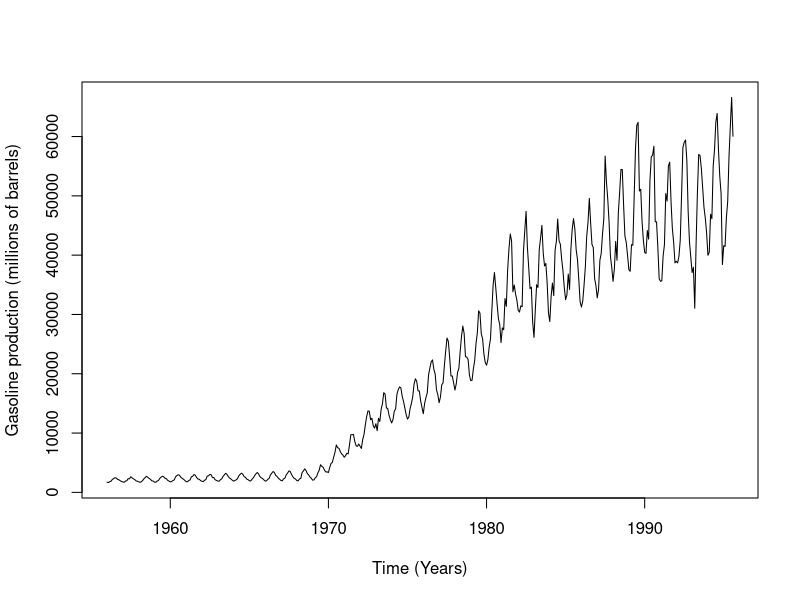
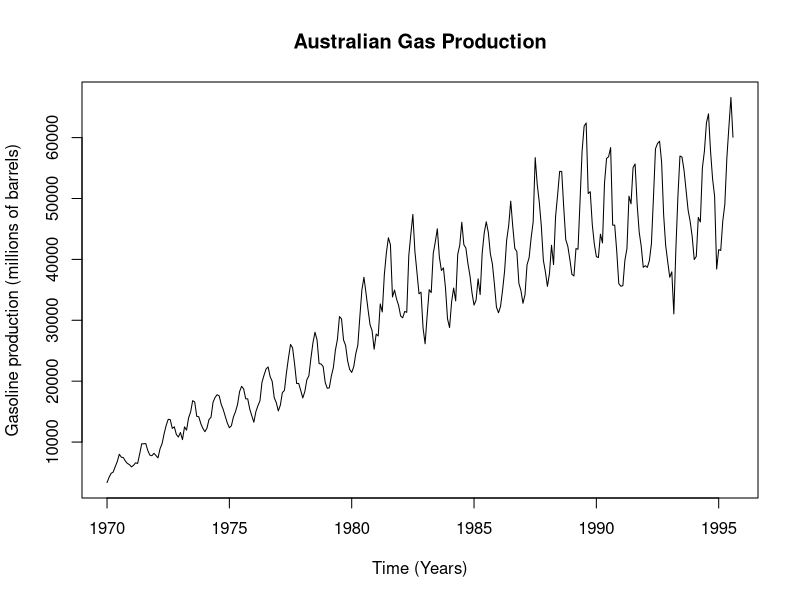

R code for these plots, in order: (Note: this script raises an error after producing the figures.)
############# Importing required libraries
library(forecast)
library(lubridate)
library(tseries)
library(datasets)
library(ggplot2)

############# Importing in-built dataset of monthly gasoline production 
gas_prod <- forecast::gas
df_gas <- as.data.frame(gas_prod)

############ Examine the time series 
plot(df_gas, xlab = 'Time (Years)', ylab = 'Gasoline production (millions of barrels)')
# we can observe that there isn't much growth in gasoline production till 1970. 
# From 1970 onwards, there is growing trend in gasoline production

### We will consider data from 1970 onwards in order to avoid old irrelevant data and get good forecasting model
class(df_gas)
class(gas_prod)
gas_aft1970 <- window(gas_prod, start = c(1970,1), frequency = 12)
df_gas_aft1970 <- as.data.frame(gas_aft1970)


### Descriptive Statistics of df_gas_aft1970 dataset
summary(df_gas_aft1970)

########################### Plots and graphs ###########################################################
####  Time series plot
plot(df_gas_aft1970, xlab = 'Time (Years)', ylab = 'Gasoline production (millions of barrels)', main = 'Australian Gas Production')
# from the above ts plot we can observe increasing trend, seasonality (period = 12) 
#and multiplicative ts model as the periodical fluctuations are growing with time

#### Histogram
df_gas__aft1970$x <- as.numeric(df_gas_aft1970$x)
hist(df_gas_aft1970$x, col = 'Green')
# from the histogram plot we can see that the distribution is not normal and is a bi modal distribution

#### Monthplot
monthplot(df_gas_aft1970$x)
# from the monthplot, we can observe that there is increasing production in gas month after month till July.
# after July it declines. However, there is an overall increase in production of gas year after year
# The inrease and then decrease in production within each year also indicates presence of seasonality 

#### Seasonplot
seasonplot(df_gas_aft1970$x, year.labels = T, col = 1:40)
# season plot also clearly shows increase in production till July and its declination from August onwards
# This pattern is repeated every year and shows seasonality


#### Polar Plot
ggseasonplot(df_gas_aft1970$x , polar = T)
# Polar plot indicates highest growth in gas prodn. in the month of July

#### Lag Plot : "gglagplot" will plot time series against lagged versions of themselves. 
#Helps visualising 'auto-dependence' even when auto-correlations vanish.
gglagplot(gas_aft1970)
# each color in the lag plot indicates month of the variable in the y-axis.Lines are connected in chronological order.
# We can observe strong positive relationship in lag 12 indicating strong seasonality in the data


##################### DECOMPOSITION OF TIME SERIES DATA INTO ITS COMPONENTS ############################
# From the time series PLOT, we can observe the time series is an additive model i.e, y = T + S + I
# decomposing the time series data into their respective components

gas.ts = ts(gas_aft1970,frequency = 4)
decompose.ts = decompose(gas.ts, type = 'additive')
plot(decompose.ts)

# From the decomposition plot, we can observe :
# 1. There is a positive trend over the years
# 2. There is a strong seasonality with constant variance over the years
# 3. There is constant variance in the random component till mid 1970s'



############################### Detecting outliers in time series data and replacing them with appropriate numeric values #########################
# tsoutliers() function uses Multiple Seasonal - Trend decomposition using Loess method (mstl) to identify outliers
# MSTL method estimates seasonal and trend components on high frequency data (like hourly, minutely, monthly data)
# other than annual data, and removes it from original data, On the remainder component it detects outliers using 
# IQR method and replaces those.
# for estimating trend component it uses Friedmen's super smoother method (supsmu)

# y(t) = T + S + R

# S_estimate => using MSTL method

# strength of seasonality :
# F(s) = 1 - Var(yt - T_est - S_est)/Var(yt - T_est)
# If F(s) > 0.6, yt* = yt - S_est
# If F(s) <= 0.6 , yt* = yt

# T_est  => using SUPSMU method

# R_est = yt* - T_est => remainder values in ts data

# Q1 => 25th percentile of remainder values ; Q3 => 75th percentile of remainder values
# IQR = Q3 - Q1
# If R_est < (Q1 - 3*IQR) or R_est > (Q3 +3*IQR), then that value is considered as outlier

# The outlier value identified is replaced using linear interpolation method, which uses neigbouring observations

# tsclean() is another function in R forecast package which uses outlier detection and replacement
# in similar manner but along with that it also replaces missing values using linear interpolation method

# first we will identify if there are any missing values and use the function accordingly

sum(is.na(df_gas_aft1970$x))
# there are no missing values, hence we will use tsoutliers() function

tsoutliers(gas_aft1970)


########### Periodicity
frequency(gas_aft1970)
# since, result is 12, it is a monthly time series dataset



############### Stationary #####################
# We want our time series to be stationary (i.e, const. mean, const. var.,and const. co-var over time)
# We will use Augmented Dickey - Fuller test in order to check stationarity.
# If the data is not stationary, we will use differencing method in order to do so


adf.test(gas_aft1970)
# ts data is stationary (p-value < significance value = 0.05, hence , reject null hyp. so, time series 
# is stationary)


################# Modelling - ARIMA #############################

##### 1. Examining the acf & pacf plot
acf(gas_aft1970, main = 'Autocorrelation plot - Gas Production')
pacf(gas_aft1970, main = 'Partial - Autocorrelation plot - Gas Production')
# By looking at ACF plot, due to its decay pattern in a sinusoidal way, it indicates presence of strong seasonality,
# we will use seasonal differencing in order to do so

##### Seasonal Differencing
diff1 <- diff(gas_aft1970,differences = 12)
acf(diff1)
pacf(diff1)

# Looking at PACF & ACF plots of diff1, it indicates p = 3 & q = 3 (max lag beyond which it is insignificant )
# So, we will try ARIMA(3,0,3)(0,1,0)[12] model

######### ARIMA(3,0,3)(0,1,0) Model
arima1 <- arima(x = gas_aft1970, order = c(3,0,3), seasonal = list(order = c(0,1,0),period = 12))
summary(arima1)


## In order to assess the current model, we will use train & validation data from given dataset
train.ts = window(gas_aft1970, start = 1970, end = c(1993,12))
validate.ts = window(gas_aft1970, start = 1994)

autoplot(train.ts , series = 'Train') +
  autolayer(validate.ts , series = 'Validation') +
  ggtitle("Australia gas training and validation data") +
  xlab("Year") + ylab("Production") +
  guides(colour = guide_legend(title = 'Forecast'))


#####  Model 1 : Training ARIMA(3,0,3)(0,1,0)[12] on training data set and validating it on validation dataset
arima2 <- arima(x = train.ts, order = c(3,0,3), seasonal = list(order = c(0,1,0), period = 12))
summary(arima2) # AIC = 4984.97

####  Actual vs Forecast on Validation dataset
forecast2 <- as.data.frame(forecast(arima2, h = 20))
VectorErr <- cbind(validate.ts , forecast2[,1])
ts.plot(VectorErr, col = c("blue", "red"), main = "Gas Production : Actual vs Forecast - ARIMA(3,0,3)(0,1,0)[12] model")
legend("bottomright", legend = c('Actual', 'Forecast'), col = c('blue', 'red'), cex = 0.5, lty = 1:1)
# By comparing plot, the results of forecast looks fine with less error

#### Accuracy of ARIMA(3,0,3)(0,1,0)[12] model
accuracy(forecast(arima2, h = 20), validate.ts)

# Forecast plot of next 12 months
plot(forecast(arima2, h = 12), ylab = "Gas production", xlab = "Year")



##### Validating the ARIMA model
# In this step, we will check whether the residuals :
# 1. are white noise or not. In other words, we will check whether they are having constant mean & variance over time using ACF & PACF plots
# 2. are normally distributed or not using histogram & q-q plot
# 3. will use Box-Ljung test to validate model
acf(arima2$residuals, main = 'ACF plot of residuals of arima2 model')
pacf(arima2$residuals, main = 'PACF plot of residuals of arima2 model')

plot(density(arima2$residuals))
qqnorm(arima2$residuals)
qqline(arima2$residuals)

Box.test(arima2$residuals, type = 'Ljung-Box')


# 1. By looking at ACF & PACF plot of residuals we will need to add seasonal components for q & p
# 2. By looking at q-q plot, we may need to do transformation on time series data . Commonly used transformation
# is log transformation
# 3. In Ljung-Box test, since p-value is > significance level, hence we will accept Null Hypothesis
# i.e Model is a good fit

# we will build two models 1st we will add seasonal p & q para. in arima2 model
# second model we will used log transformed data to build another arima model

####################### Validating second model ################

# Model - 2 : ARIMA(3,0,3)(1,1,1)[12]
arima3 <- arima(x = train.ts, order = c(3,0,3), seasonal = list(order = c(1,1,1), period = 12))
summary(arima3) # AIC = 4962.7



####  Actual vs Forecast on Validation dataset
forecast3 <- as.data.frame(forecast(arima3, h = 20))
VectorErr_1 <- cbind(validate.ts , forecast2[,1])
ts.plot(VectorErr_1, col = c("blue", "red"), main = "Gas Production : Actual vs Forecast - ARIMA(3,0,3)(1,1,1)[12] model")
legend("bottomright", legend = c('Actual', 'Forecast'), col = c('blue', 'red'), cex = 0.5, lty = 1:1)
# By comparing plot, the results of forecast looks fine with lesser error than arima2 model

#### Accuracy of ARIMA(3,0,3)(1,1,1)[12] model
accuracy(forecast(arima3, h = 20), validate.ts)

# Forecast plot of next 12 months
plot(forecast(arima3, h = 12), ylab = "Gas production", xlab = "Year")


#### Residuals tests
acf(arima3$residuals, main = 'ACF plot of residuals of arima3 model')
pacf(arima3$residuals, main = 'PACF plot of residuals of arima3 model')

plot(density(arima3$residuals))
qqnorm(arima3$residuals)
qqline(arima3$residuals)

Box.test(arima3$residuals, type = 'Ljung-Box') # p-value > significance level : Accept H0 => Model is good fit

# This model seems to perform better than previous arima2 model

####################### Log transformation
log_gas_aft1970 <- log(gas_aft1970)
acf(log_gas_aft1970, main = 'ACF plot of log transformed dataset')
pacf(log_gas_aft1970, main = 'PACF plot of log transformed dataset')
# By looking at PACF & ACF plots we need to do seasonal differencing , period = 12

diff2 <- diff(log_gas_aft1970, differences = 12)
acf(diff2, main = 'ACF plot of log transformed and seasonally differenced data')
pacf(diff2, main = 'PACF plot of log transformed and seasonally differenced data')
# By looking at acf & pacf plots , p = 3, q = 4

# Model 3 : ARIMA(3,0,4)(0,1,0)[12]
log_train <- window(log_gas_aft1970, start = 1970, end = c(1993,12))
log_validate <- window(log_gas_aft1970, start = 1994)

arima4 <- arima(log_train, order = c(3,0,4), seasonal = list(order = c(0,1,0), period = 12))
summary(arima4) # AIC = -753.64

####  Actual vs Forecast on Validation dataset
forecast4 <- as.data.frame(forecast(arima4, h = 20))
VectorErr_2 <- cbind(log_validate , forecast4[,1])
ts.plot(VectorErr_2, col = c("blue", "red"), main = "Gas Production : Actual vs Forecast - ARIMA(3,0,4)(0,1,0)[12] model")
legend("bottomright", legend = c('Actual', 'Forecast'), col = c('blue', 'red'),cex = 0.5, lty = 1:1)
# By comparing plot, the results of forecast looks fine with very very less error

#### Accuracy of ARIMA(3,0,4)(0,1,0)[12] model
accuracy(forecast(arima4, h = 20), log_validate)


# Forecast plot of next 12 months
plot(forecast(arima4, h = 12), ylab = "Gas production", xlab = "Year")

# Note : In model 3 : it is trained on log transformed data and forecasts log transformed data , hence we need exponential transformation to get 
# original forecasted values

forecast_12 <- as.data.frame(forecast(arima4, h = 12))
actual_forecast_12 <- exp(x = forecast_12[,1])

#Residuals tests
acf(arima4$residuals, main = 'ACF plot of residuals of arima4 model')
pacf(arima4$residuals, main = 'PACF plot of residuals of arima4 model')

plot(density(arima4$residuals))
qqnorm(arima4$residuals)
qqline(arima4$residuals) # Residuals follow normal distribution

Box.test(arima4$residuals, type = 'Ljung-Box') # p-value = 0.59101 > significance level 0.05 => Accept H0 => Model is a good fit


########## Model 4 : Auto ARIMA model
arima5 <- auto.arima(train.ts, seasonal = T, trace = F)
summary(arima5) # AIC = 4939.33

####  Actual vs Forecast on Validation dataset
forecast5 <- as.data.frame(forecast(arima5, h = 20))
VectorErr_3 <- cbind(validate.ts , forecast5[,1])
ts.plot(VectorErr_3, col = c("blue", "red"), main = "Gas Production : Actual vs Forecast - Auto Arima : ARIMA(2,1,1)(0,1,2)[12] model")
legend("bottomright", legend = c('Actual', 'Forecast'), col = c('blue', 'red'),cex = 0.5, lty = 1:1)
# By comparing plot, the results of forecast looks fine with very very less error

#### Accuracy of Auto ARIMA model
accuracy(forecast(arima5, h = 20), validate.ts)


# Forecast plot of next 12 months
plot(forecast(arima5, h = 12), ylab = "Gas production", xlab = "Year")

# Residuals tests
acf(arima5$residuals, main = 'ACF plot of residuals of auto-arima model')
pacf(arima5$residuals, main = 'PACF plot of residuals of auto-arima model')

plot(density(arima5$residuals))
qqnorm(arima5$residuals)
qqline(arima5$residuals)

Box.test(arima5$residuals, type = 'Ljung-Box') # p-value = 0.9207 > significance level = 0.05 : Accept H0 => Model is good fit


######## Comparing the models using AIC , BIC 

Comparision_Models <- data.frame(Model = c('ARIMA(3,0,3)(0,1,0)[12]', 'ARIMA(3,0,3)(1,1,1)[12]', 'log-tranformed : ARIMA(3,0,4)(0,1,0)[12]', 'Auto-Arima : ARIMA(2,1,1)(0,1,2)[12]'), 
              AIC = c(arima2$aic, arima3$aic, arima4$aic, arima5$aic), Log_liklihood = c(arima2$loglik, arima3$loglik, arima4$loglik, arima5$loglik))


# From comparison table, we can conclude that the model with minimum AIC and maximum log liklihood is ARIMA(3,0,4)(0,1,0)[12] model and 
# second best model is ARIMA(2,1,1)(0,1,2)[12] model